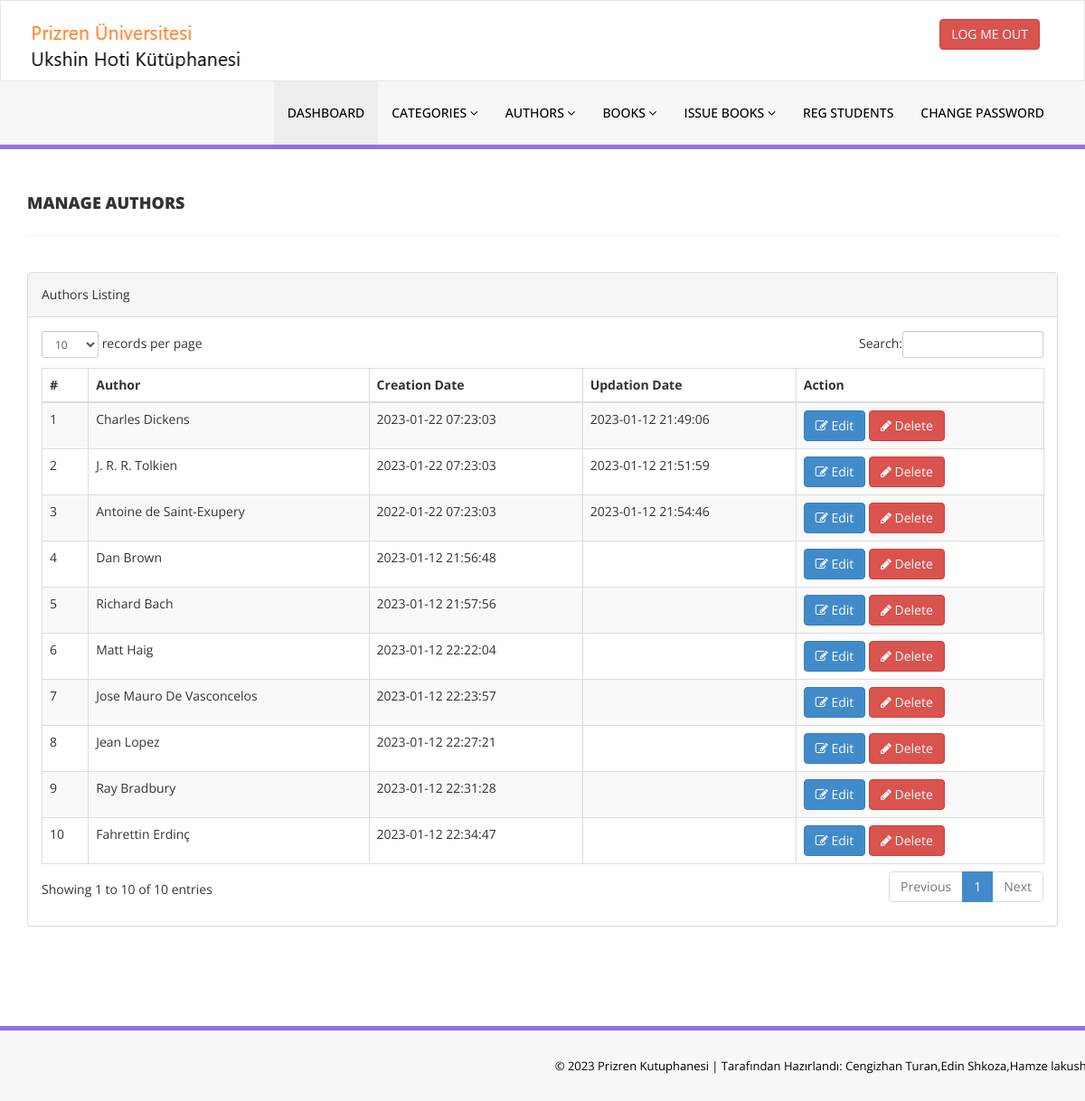
Screenshot of /admin/manage-authors.php (signed in) with the database file from the repository.
### tables this page shows
CREATE TABLE `tblauthors` (
  `id` int(11) NOT NULL,
  `AuthorName` varchar(159) DEFAULT NULL,
  `creationDate` timestamp NULL DEFAULT current_timestamp(),
  `UpdationDate` timestamp NULL DEFAULT NULL ON UPDATE current_timestamp()
);

### htdocs/admin/manage-authors.php (the view, shortened to what this page needs)
<?php
include('includes/config.php');
if(strlen($_SESSION['alogin'])==0)
    {
header('location:index.php');
}
else{
    ?>
<!DOCTYPE html>
<html xmlns="http://www.w3.org/1999/xhtml">
<head>
    <link href="assets/css/bootstrap.css" rel="stylesheet" />
    <link href="assets/css/font-awesome.css" rel="stylesheet" />
    <link href="assets/js/dataTables/dataTables.bootstrap.css" rel="stylesheet" />
    <link href="assets/css/style.css" rel="stylesheet" />
</head>
<body>
<?php include('includes/header.php');?>
    <div class="content-wrapper">
         <div class="container">
        <div class="row pad-botm">
            <div class="col-md-12">
                <h4 class="header-line">Manage Authors</h4>
    </div>
     <div class="row">
</div>
        </div>
            <div class="row">
                <div class="col-md-12">
                    <div class="panel panel-default">
                        <div class="panel-heading">
                           Authors Listing
                        </div>
                        <div class="panel-body">
                            <div class="table-responsive">
                                <table class="table table-striped table-bordered table-hover" id="dataTables-example">
                                    <thead>
                                        <tr>
                                            <th>#</th>
                                            <th>Author</th>
                                            <th>Creation Date</th>
                                            <th>Updation Date</th>
                                            <th>Action</th>
                                        </tr>
                                    </thead>
                                    <tbody>
<?php $sql = "SELECT * from  tblauthors";
$query = $dbh -> prepare($sql);
$query->execute();
$results=$query->fetchAll(PDO::FETCH_OBJ);
$cnt=1;
if($query->rowCount() > 0)
{
foreach($results as $result)
{               ?>
                                        <tr class="odd gradeX">
                                            <td class="center"><?php echo htmlentities($cnt);?></td>
                                            <td class="center"><?php echo htmlentities($result->AuthorName);?></td>
                                            <td class="center"><?php echo htmlentities($result->creationDate);?></td>
                                            <td class="center"><?php echo htmlentities($result->UpdationDate);?></td>
                                            <td class="center">
                                            <a href="edit-author.php?athrid=<?php echo htmlentities($result->id);?>"><button class="btn btn-primary"><i class="fa fa-edit "></i> Edit</button>
                                          <a href="manage-authors.php?del=<?php echo htmlentities($result->id);?>" onclick="return confirm('Are you sure you want to delete?');"" >  <button class="btn btn-danger"><i class="fa fa-pencil"></i> Delete</button>
                                            </td>
                                        </tr>
 <?php $cnt=$cnt+1;}} ?>
                                    </tbody>
                                </table>
                            </div>
                        </div>
                    </div>
                </div>
            </div>
    </div>
    </div>
  <?php include('includes/footer.php');?>
</body>
</html>
<?php } ?>

### htdocs/admin/includes/header.php (shortened to what this page needs)
<div class="navbar navbar-inverse set-radius-zero" >
        <div class="container">
            <div class="navbar-header">
                <a class="navbar-brand">
                    <img src="assets/img/logo.png" />
                </a>
            </div>
            <div class="right-div">
                <a href="logout.php" class="btn btn-danger pull-right">LOG ME OUT</a>
            </div>
        </div>
    </div>
    <section class="menu-section">
        <div class="container">
            <div class="row ">
                <div class="col-md-12">
                    <div class="navbar-collapse collapse ">
                        <ul id="menu-top" class="nav navbar-nav navbar-right">
                            <li><a href="dashboard.php" class="menu-top-active">DASHBOARD</a></li>
                            <li>
                                <a href="#" class="dropdown-toggle" id="ddlmenuItem" data-toggle="dropdown"> Categories <i class="fa fa-angle-down"></i></a>
                            </li>
                            <li>
                                <a href="#" class="dropdown-toggle" id="ddlmenuItem" data-toggle="dropdown"> Authors <i class="fa fa-angle-down"></i></a>
                            </li>
 <li>
                                <a href="#" class="dropdown-toggle" id="ddlmenuItem" data-toggle="dropdown"> Books <i class="fa fa-angle-down"></i></a>
                            </li>
                           <li>
                                <a href="#" class="dropdown-toggle" id="ddlmenuItem" data-toggle="dropdown"> Issue Books <i class="fa fa-angle-down"></i></a>
                            </li>
                             <li><a href="reg-students.php">Reg Students</a></li>
  <li><a href="change-password.php">Change Password</a></li>
                        </ul>
                    </div>
                </div>
            </div>
        </div>
    </section>

### htdocs/admin/includes/footer.php
<section class="footer-section">
     <div class="container">
         <div class="row">
             <div class="col-md-12">
                &copy; <?php echo date('Y');?> Prizren Kutuphanesi |<a href="http://localhost/index.php" target="_blank"  > Tarafından Hazırlandı: Cengizhan Turan,Edin Shkoza,Hamze lakushi
             </div>
         </div>
     </div>
 </section>

### htdocs/admin/assets/css/style.css (style rules this page uses)
.set-radius-zero { border-radius:0px; -moz-border-radius:0px; -webkit-border-radius:0px; }
.content-wrapper { margin-top: 40px; min-height:800px; padding-bottom:90px; }
.header-line { font-weight:900; padding-bottom:25px; border-bottom:1px solid #eeeeee; text-transform:uppercase; }
.pad-botm { padding-bottom:30px; }
.right-div { float: right; padding: 20px; }
#menu-top a { color:#000; text-decoration:none; font-weight:500; padding: 25px 15px 25px 15px; text-transform:uppercase; }
.menu-section { background-color: #f7f7f7; border-bottom:5px solid #9170E4; width:100% }
.menu-top-active { background-color:#eeeeee; }
.navbar-inverse { background-color: #FFF; border-color: rgba(155, 153, 153, 0.23); }
.navbar { min-height: 90px; margin-bottom: 0px; }
.footer-section { padding:25px 50px 25px 50px; color:#000; font-size:13px; background-color: #f7f7f7; text-align:right; border-top:5px solid #9170E4; }
.footer-section a, .footer-section a:hover { color:#000; }

### rows the page displays
tblauthors: AuthorName "Charles Dickens", creationDate "2023-01-22 07:23:03", UpdationDate "2023-01-12 21:49:06"
tblauthors: AuthorName "J. R. R. Tolkien", creationDate "2023-01-22 07:23:03", UpdationDate "2023-01-12 21:51:59"
tblauthors: AuthorName "Antoine de Saint-Exupery", creationDate "2022-01-22 07:23:03", UpdationDate "2023-01-12 21:54:46"
tblauthors: AuthorName "Dan Brown", creationDate "2023-01-12 21:56:48"
tblauthors: AuthorName "Richard Bach", creationDate "2023-01-12 21:57:56"
tblauthors: AuthorName "Matt Haig", creationDate "2023-01-12 22:22:04"
tblauthors: AuthorName "Jose Mauro De Vasconcelos", creationDate "2023-01-12 22:23:57"
tblauthors: AuthorName "Jean Lopez", creationDate "2023-01-12 22:27:21"
tblauthors: AuthorName "Ray Bradbury", creationDate "2023-01-12 22:31:28"
tblauthors: AuthorName "Fahrettin Erdinç", creationDate "2023-01-12 22:34:47"
